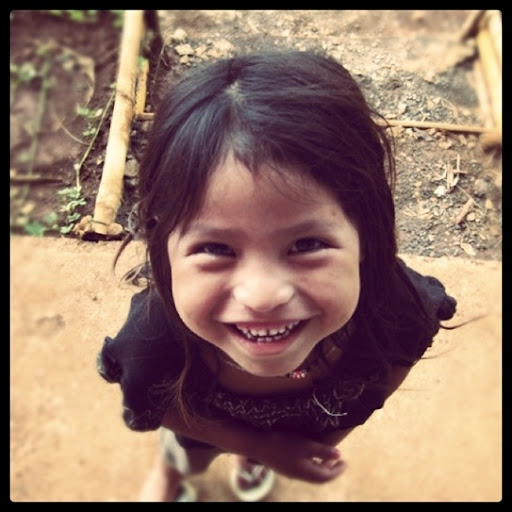
#> input picture pds/image_compressing/smile.jpg, 512 x 512 px
$ python encode.py smile.jpg   (Python 2 division)
#> lines starting #> are read from the running program, lines starting #| are printed output that depends on the picture
#!/usr/bin/env python
# vim: set fileencoding=utf-8 :
#
# This file is part of Coruja-scripts
#
# Coruja-scripts is free software: you can redistribute it and/or modify
# it under the terms of the GNU General Public License as published by
# the Free Software Foundation, version 3 of the License.
#
# Coruja-scripts is distributed in the hope that it will be useful,
# but WITHOUT ANY WARRANTY; without even the implied warranty of
# MERCHANTABILITY or FITNESS FOR A PARTICULAR PURPOSE.  See the
# GNU General Public License for more details.
#
# You should have received a copy of the GNU General Public License
# along with Coruja-scripts.  If not, see <http://www.gnu.org/licenses/>.
#
# Copyright 2011 Grupo Falabrasil - http://www.laps.ufpa.br/falabrasil
#
# Author 2011: Pedro Batista - pedosb@gmail.com

import sys
import numpy as np
from scipy.ndimage import imread as imread
from matplotlib import pyplot as plt

BLOCK_LEN = 8
NUM_COEF = 8

def encode(file_name):
#> called with file_name = 'smile.jpg'
	image = imread(file_name)
#> image is the input picture: shape (512, 512, 3); mean R, G, B 144.3, 115.4, 102.4
#	image = np.array([[3, 4], [8, 2]])
	image = image[:32,:32]
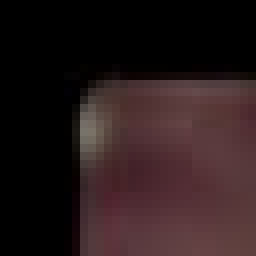
#> image: shape (32, 32, 3) (shown 8 times larger); mean R, G, B 40.5, 26, 27

	dct_coeff = np.zeros(image.shape)
	new_image = np.zeros(image.shape)

	for i_shift in xrange(image.shape[0] / BLOCK_LEN):
		print i_shift
		for j_shift in xrange(image.shape[1] / BLOCK_LEN):
			i = i_shift * BLOCK_LEN
			j = j_shift * BLOCK_LEN
#			block = image[i:i+BLOCK_LEN, j:j+BLOCK_LEN]
			alfa = lambda x: np.sqrt(1./BLOCK_LEN) if x == 0 else np.sqrt(2./BLOCK_LEN)
			for k1 in xrange(NUM_COEF):
				for k2 in xrange(NUM_COEF):
					for n1 in xrange(BLOCK_LEN):
						for n2 in xrange(BLOCK_LEN):
							dct_coeff[i+k1, j+k2] += \
									np.cos(np.pi/BLOCK_LEN * (n1 + .5) * k1) *\
									np.cos(np.pi/BLOCK_LEN * (n2 + .5) * k2) *\
									image[i+n1, j+n2]
					dct_coeff[i+k1, j+k2] *= alfa(k1) * alfa(k2)
			for n1 in xrange(BLOCK_LEN):
				for n2 in xrange(BLOCK_LEN):
					new_idx = i+n1, j+n2
					for k1 in xrange(BLOCK_LEN):
						for k2 in xrange(BLOCK_LEN):
							new_image[new_idx] += \
									np.cos(np.pi/BLOCK_LEN * (n1 + .5) * k1) *\
									np.cos(np.pi/BLOCK_LEN * (n2 + .5) * k2) *\
									dct_coeff[i+k1, j+k2] *\
									alfa(k1) * alfa(k2)
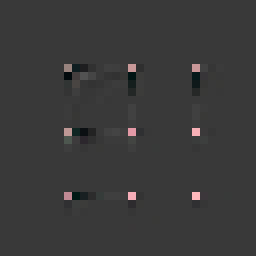
#> dct_coeff: shape (32, 32, 3) float64 (shown 8 times larger); mean R, G, B 3.4, 2.1, 2.3; drawn with min black and max white
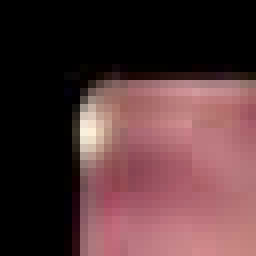
#> new_image: shape (32, 32, 3) float64 (shown 8 times larger); mean R, G, B 40.5, 26, 27; drawn with min black and max white
	new_image = new_image.astype(int)
#	print "block\n", image
#	print "dct\n", dct_coeff
#	print "new_image\n", new_image
	print image - new_image
#> (printed output is left out)
#	break
	plt.imshow(new_image)
	plt.figure()
	plt.imshow(image)
	plt.show()

encode(sys.argv[1])
